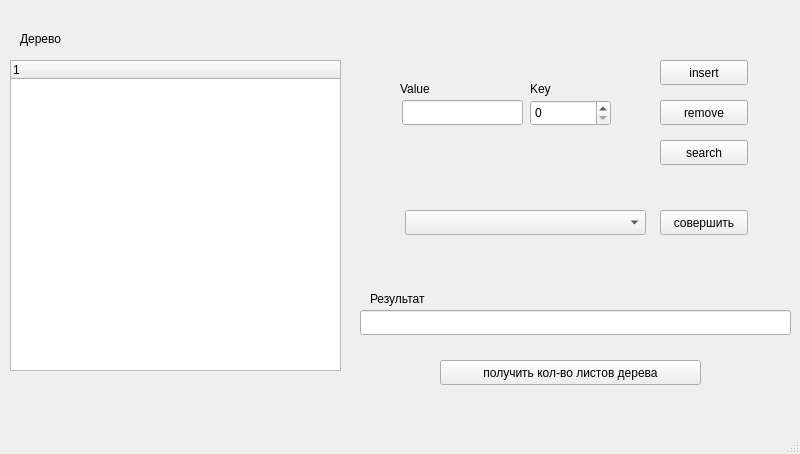
<?xml version="1.0" encoding="UTF-8"?>
<ui version="4.0">
 <class>MainWindow</class>
 <widget class="QMainWindow" name="MainWindow">
  <property name="geometry">
   <rect>
    <x>0</x>
    <y>0</y>
    <width>800</width>
    <height>454</height>
   </rect>
  </property>
  <property name="windowTitle">
   <string>MainWindow</string>
  </property>
  <widget class="QWidget" name="centralwidget">
   <widget class="QTreeWidget" name="treeWidget">
    <property name="geometry">
     <rect>
      <x>10</x>
      <y>60</y>
      <width>331</width>
      <height>311</height>
     </rect>
    </property>
    <column>
     <property name="text">
      <string notr="true">1</string>
     </property>
    </column>
   </widget>
   <widget class="QSpinBox" name="keyInsert">
    <property name="geometry">
     <rect>
      <x>530</x>
      <y>100</y>
      <width>81</width>
      <height>26</height>
     </rect>
    </property>
    <property name="maximum">
     <number>1000000000</number>
    </property>
   </widget>
   <widget class="QLineEdit" name="valueInsert">
    <property name="geometry">
     <rect>
      <x>402</x>
      <y>100</y>
      <width>121</width>
      <height>25</height>
     </rect>
    </property>
   </widget>
   <widget class="QPushButton" name="insertButton">
    <property name="geometry">
     <rect>
      <x>660</x>
      <y>60</y>
      <width>88</width>
      <height>25</height>
     </rect>
    </property>
    <property name="text">
     <string>insert</string>
    </property>
   </widget>
   <widget class="QPushButton" name="removeButton">
    <property name="geometry">
     <rect>
      <x>660</x>
      <y>100</y>
      <width>88</width>
      <height>25</height>
     </rect>
    </property>
    <property name="text">
     <string>remove</string>
    </property>
   </widget>
   <widget class="QLabel" name="label">
    <property name="geometry">
     <rect>
      <x>400</x>
      <y>80</y>
      <width>66</width>
      <height>17</height>
     </rect>
    </property>
    <property name="text">
     <string>Value</string>
    </property>
   </widget>
   <widget class="QLabel" name="label_2">
    <property name="geometry">
     <rect>
      <x>530</x>
      <y>80</y>
      <width>66</width>
      <height>17</height>
     </rect>
    </property>
    <property name="text">
     <string>Key</string>
    </property>
   </widget>
   <widget class="QPushButton" name="searchButton">
    <property name="geometry">
     <rect>
      <x>660</x>
      <y>140</y>
      <width>88</width>
      <height>25</height>
     </rect>
    </property>
    <property name="text">
     <string>search</string>
    </property>
   </widget>
   <widget class="QLineEdit" name="lineEdit">
    <property name="geometry">
     <rect>
      <x>360</x>
      <y>310</y>
      <width>431</width>
      <height>25</height>
     </rect>
    </property>
    <property name="readOnly">
     <bool>true</bool>
    </property>
   </widget>
   <widget class="QLabel" name="label_3">
    <property name="geometry">
     <rect>
      <x>370</x>
      <y>290</y>
      <width>71</width>
      <height>17</height>
     </rect>
    </property>
    <property name="text">
     <string>Результат</string>
    </property>
   </widget>
   <widget class="QComboBox" name="comboBox">
    <property name="geometry">
     <rect>
      <x>405</x>
      <y>210</y>
      <width>241</width>
      <height>25</height>
     </rect>
    </property>
   </widget>
   <widget class="QPushButton" name="searchButton_2">
    <property name="geometry">
     <rect>
      <x>660</x>
      <y>210</y>
      <width>88</width>
      <height>25</height>
     </rect>
    </property>
    <property name="text">
     <string>совершить</string>
    </property>
   </widget>
   <widget class="QPushButton" name="searchButton_3">
    <property name="geometry">
     <rect>
      <x>440</x>
      <y>360</y>
      <width>261</width>
      <height>25</height>
     </rect>
    </property>
    <property name="text">
     <string>получить кол-во листов дерева</string>
    </property>
   </widget>
   <widget class="QLabel" name="label_4">
    <property name="geometry">
     <rect>
      <x>20</x>
      <y>30</y>
      <width>66</width>
      <height>17</height>
     </rect>
    </property>
    <property name="text">
     <string>Дерево</string>
    </property>
   </widget>
  </widget>
  <widget class="QMenuBar" name="menubar">
   <property name="geometry">
    <rect>
     <x>0</x>
     <y>0</y>
     <width>800</width>
     <height>22</height>
    </rect>
   </property>
  </widget>
  <widget class="QStatusBar" name="statusbar"/>
 </widget>
 <resources/>
 <connections/>
</ui>
